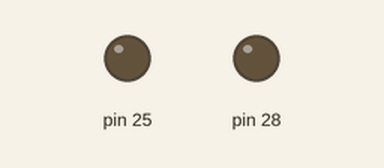
Recording of a sketch running on a simulated Arduino Mega 2560, built with avr-gcc and run on an emulated ATmega2560. Parts: output pins drawn as LEDs (lit = HIGH). What the sketch prints to the serial monitor is not drawn.

Above: at 0.4 s.
Timing chart, 0 to 3.7 s (numbered marks = the images above):
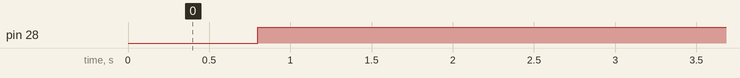

Measured:
- by itself, pin 28: LOW → HIGH at 0.80 s
- by itself, everything shown: repeats every 3.2 s, in 16 steps

The sketch:

test_LEDs3.ino
```cpp
#define COUNT_ROW  4  // number of rows
#define ROW_0   7
#define ROW_1   6
#define ROW_2   5
#define ROW_3   4

#define COUNT_COL  4  // number of columns
#define COL_0   0
#define COL_1   1
#define COL_2   2
#define COL_3   3

const byte row[] = {
  ROW_0, ROW_1, ROW_2, ROW_3
};
const byte col[] = {
  COL_0,COL_1, COL_2, COL_3
};


void setup() {
  Serial.begin(4800);
  while (!Serial) {
    //; // wait for serial port to connect. Needed for native USB port only
  }
}
unsigned int i = 0x01;
void loop() {
  digitalWriteScreen(i);
  i = (i << 1);
}


void digitalWriteScreen(int leds) {
  // Turn on each row in series
  for (byte r = 7; r >= COUNT_ROW; r--) {                        // count next row
    // pinMode(r, OUTPUT);
    DDRA |= (1 << r);
    // digitalWrite(r, HIGH);                                 // initiate whole row
    PORTA |= (1 << r);
    for (byte c = 0; c < COUNT_COL; c++) {                      // count next column
      // pinMode(c, OUTPUT);
      DDRA |= (1 << c);
//      digitalWrite(c, LOW);                      // initiate whole column
      digitalWrite(col[c], ~((leds >> (r * 4 + c)) & 1));        // initiate whole column
      Serial.println(leds);
      // PORTA &= ~(1 << c);
      delay(200);
      // pinMode(c, INPUT);     // reset whole column
      DDRA &= ~(1 << c);
    }
    // pinMode(r, INPUT);     // reset whole row
    // digitalWrite(r, LOW);
    DDRA &= ~(1 << r);
    // PORTA &= ~(1 << r);
    // otherwise last row will intersect with next row
  }
}

void writeLed(byte led) {
  DDRA = 0x00;
  PORTA = 0x00;
  byte r = led / 4;
  byte c = led % 4;
  pinMode(row[r], OUTPUT);
  pinMode(col[c], OUTPUT);
  digitalWrite(row[r], HIGH);
  digitalWrite(col[c], LOW);
}

// 818 Bytes 39% ==> 554 Bytes 27%
// 17 Bytes 13% ==> 9 Bytes 7%
```
